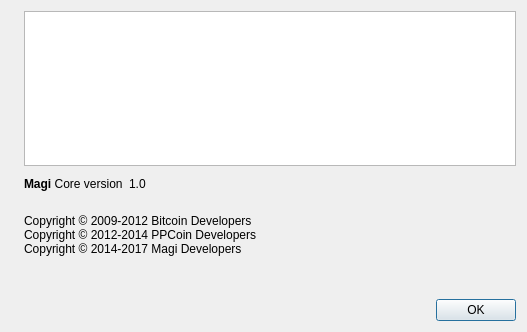
<?xml version="1.0" encoding="UTF-8"?>
<ui version="4.0">
 <class>AboutDialog</class>
 <widget class="QDialog" name="AboutDialog">
  <property name="geometry">
   <rect>
    <x>0</x>
    <y>0</y>
    <width>527</width>
    <height>332</height>
   </rect>
  </property>
  <property name="sizePolicy">
   <sizepolicy hsizetype="Preferred" vsizetype="Expanding">
    <horstretch>0</horstretch>
    <verstretch>0</verstretch>
   </sizepolicy>
  </property>
  <property name="windowTitle">
   <string>About Magi</string>
  </property>
  <layout class="QGridLayout" name="gridLayout">
   <item row="0" column="0">
    <layout class="QVBoxLayout" name="verticalLayoutLogo">
     <item>
      <widget class="QLabel" name="aboutLogo">
       <property name="sizePolicy">
        <sizepolicy hsizetype="Preferred" vsizetype="Ignored">
         <horstretch>0</horstretch>
         <verstretch>0</verstretch>
        </sizepolicy>
       </property>
       <property name="pixmap">
        <pixmap resource="../bitcoin.qrc">:/images/about</pixmap>
       </property>
       <property name="alignment">
        <set>Qt::AlignLeading|Qt::AlignLeft|Qt::AlignTop</set>
       </property>
      </widget>
     </item>
    </layout>
   </item>
   <item row="0" column="1">
    <layout class="QVBoxLayout" name="verticalLayout_2">
     <item>
      <widget class="QTextEdit" name="textEdit"/>
     </item>
     <item>
      <spacer name="verticalSpacer_2">
       <property name="orientation">
        <enum>Qt::Vertical</enum>
       </property>
       <property name="sizeHint" stdset="0">
        <size>
         <width>20</width>
         <height>40</height>
        </size>
       </property>
      </spacer>
     </item>
     <item>
      <layout class="QHBoxLayout" name="horizontalLayout">
       <item>
        <widget class="QLabel" name="label">
         <property name="cursor">
          <cursorShape>IBeamCursor</cursorShape>
         </property>
         <property name="text">
          <string>&lt;b&gt;Magi&lt;/b&gt; Core version</string>
         </property>
         <property name="textInteractionFlags">
          <set>Qt::LinksAccessibleByMouse|Qt::TextSelectableByKeyboard|Qt::TextSelectableByMouse</set>
         </property>
        </widget>
       </item>
       <item>
        <widget class="QLabel" name="versionLabel">
         <property name="cursor">
          <cursorShape>IBeamCursor</cursorShape>
         </property>
         <property name="text">
          <string notr="true">1.0</string>
         </property>
         <property name="textInteractionFlags">
          <set>Qt::LinksAccessibleByMouse|Qt::TextSelectableByKeyboard|Qt::TextSelectableByMouse</set>
         </property>
        </widget>
       </item>
       <item>
        <spacer name="horizontalSpacer">
         <property name="orientation">
          <enum>Qt::Horizontal</enum>
         </property>
         <property name="sizeHint" stdset="0">
          <size>
           <width>40</width>
           <height>20</height>
          </size>
         </property>
        </spacer>
       </item>
      </layout>
     </item>
     <item>
      <widget class="QLabel" name="copyrightLabel">
       <property name="cursor">
        <cursorShape>IBeamCursor</cursorShape>
       </property>
       <property name="text">
        <string>
Copyright © 2009-2012 Bitcoin Developers
Copyright © 2012-2014 PPCoin Developers
Copyright © 2014-2017 Magi Developers
</string>
       </property>
       <property name="textInteractionFlags">
        <set>Qt::LinksAccessibleByMouse|Qt::TextSelectableByKeyboard|Qt::TextSelectableByMouse</set>
       </property>
      </widget>
     </item>
     <item>
      <widget class="QLabel" name="aboutMessage">
       <property name="cursor">
        <cursorShape>IBeamCursor</cursorShape>
       </property>
       <property name="text">
        <string/>
       </property>
       <property name="wordWrap">
        <bool>true</bool>
       </property>
       <property name="textInteractionFlags">
        <set>Qt::LinksAccessibleByMouse|Qt::TextSelectableByKeyboard|Qt::TextSelectableByMouse</set>
       </property>
      </widget>
     </item>
     <item>
      <spacer name="verticalSpacer">
       <property name="orientation">
        <enum>Qt::Vertical</enum>
       </property>
       <property name="sizeHint" stdset="0">
        <size>
         <width>20</width>
         <height>40</height>
        </size>
       </property>
      </spacer>
     </item>
     <item>
      <widget class="QDialogButtonBox" name="buttonBox">
       <property name="orientation">
        <enum>Qt::Horizontal</enum>
       </property>
       <property name="standardButtons">
        <set>QDialogButtonBox::Ok</set>
       </property>
      </widget>
     </item>
    </layout>
   </item>
  </layout>
 </widget>
 <resources>
  <include location="../bitcoin.qrc"/>
 </resources>
 <connections>
  <connection>
   <sender>buttonBox</sender>
   <signal>accepted()</signal>
   <receiver>AboutDialog</receiver>
   <slot>accept()</slot>
   <hints>
    <hint type="sourcelabel">
     <x>360</x>
     <y>308</y>
    </hint>
    <hint type="destinationlabel">
     <x>157</x>
     <y>274</y>
    </hint>
   </hints>
  </connection>
  <connection>
   <sender>buttonBox</sender>
   <signal>rejected()</signal>
   <receiver>AboutDialog</receiver>
   <slot>reject()</slot>
   <hints>
    <hint type="sourcelabel">
     <x>428</x>
     <y>308</y>
    </hint>
    <hint type="destinationlabel">
     <x>286</x>
     <y>274</y>
    </hint>
   </hints>
  </connection>
 </connections>
</ui>
